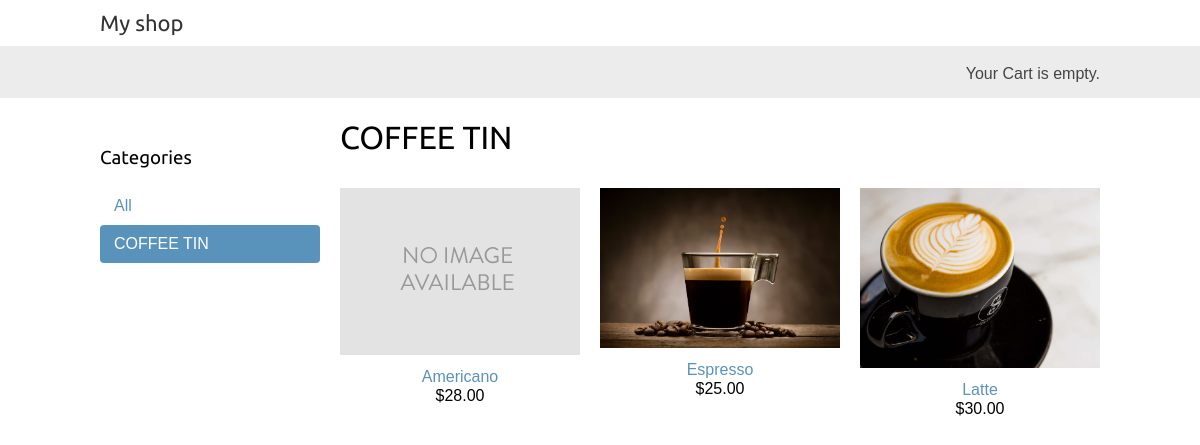
Page /coffee-tin/ on the committed database.
### shop/models.py (models this page shows, shortened)
class Category(models.Model):
    name = models.CharField(max_length=200,
                            db_index=True)
    slug = models.SlugField(max_length=200,
                            unique=True)
    class Meta:
        ordering = ('name',)
        verbose_name = 'category'
        verbose_name_plural = 'categories'
    def get_absolute_url(self):
        return reverse('shop:product_list_by_category',
                       args=[self.slug])

class Product(models.Model):
    category = models.ForeignKey(Category,
                                 related_name='products',
                                 on_delete=models.CASCADE)
    name = models.CharField(max_length=200, db_index=True)
    slug = models.SlugField(max_length=200, db_index=True)
    image = models.ImageField(upload_to='products/%Y/%m/%d',
                              blank=True)
    description = models.TextField(blank=True)
    price = models.DecimalField(max_digits=10, decimal_places=2)
    available = models.BooleanField(default=True)
    created = models.DateTimeField(auto_now_add=True)
    updated = models.DateTimeField(auto_now=True)
    class Meta:
        ordering = ('name',)
        index_together = (('id', 'slug'),)
    def get_absolute_url(self):
        return reverse('shop:product_detail',
                        args=[self.id, self.slug])

### shop/views.py (the view)
# urls.py: path('', views.product_list, name='product_list'),
def product_list(request, category_slug=None):
    category = None
    categories = Category.objects.all()
    products = Product.objects.filter(available=True)
    if category_slug:
        category = get_object_or_404(Category, slug=category_slug)
        products = products.filter(category=category)
    return render(request,
                  'shop/product/list.html',
                  {'category': category,
                   'categories': categories,
                   'products': products})

### shop/templates/shop/product/list.html (shortened to what this page needs)
{% extends "shop/base.html" %}
{% load static %}
{% block content %}
  <div id="sidebar">
    <h3>Categories</h3>
    <ul>
      <li {% if not category %}class="selected"{% endif %}>
        <a href="{% url "shop:product_list" %}">All</a>
      </li>
      {% for c in categories %}
        <li {% if category.slug == c.slug %}class="selected"{% endif %}>
          <a href="{{ c.get_absolute_url }}">{{ c.name }}</a>
        </li>
      {% endfor %}
    </ul>
  </div>
  <div id="main" class="product-list">
    <h1>{% if category %}{{ category.name }}{% else %}Products{% endif %}</h1>
    {% for product in products %}
      <div class="item">
        <a href="{{ product.get_absolute_url }}">
          <img src="{% if product.image %}{{ product.image.url }}{% else %}{% static "img/no_image.png" %}{% endif %}">
        </a>
        <a href="{{ product.get_absolute_url }}">{{ product.name }}</a>
        <br>
        ${{ product.price }}
      </div>
    {% endfor %}
  </div>
{% endblock %}

### shop/static/css/base.css (style rules this page uses)
body { margin:0; padding:0; font-family:helvetica, sans-serif; }
h1, h2, h3, h4, h5 , h6 { font-family: 'Ubuntu', sans-serif; font-weight:normal; }
a { text-decoration:none; color:#5993bb; }
#sidebar { width:220px; padding:30px 20px 0 0; float:left; }
#sidebar ul { margin:0; padding:0; }
#sidebar ul li { margin:0; list-style:none; padding:10px 14px; }
#sidebar ul li a { display:block; }
#sidebar ul li.selected { background:#5993bb; border-radius:4px; }
#sidebar ul li.selected a { color:#fff; }
#main { float:left; width: 96%; margin-right:-220px; overflow:hidden; }
.product-list .item { width:25%; padding:10px 20px 10px 0; float:left; text-align:center; line-height:1.2; }
.product-list .item img { width:100%; margin-bottom:8px; }

### rows in the picture
Category: name "COFFEE TIN"
Product: name "Americano", price "28.00"
Product: image (picture), name "Espresso", price "25.00"
Product: image (picture), name "Latte", price "30.00"
